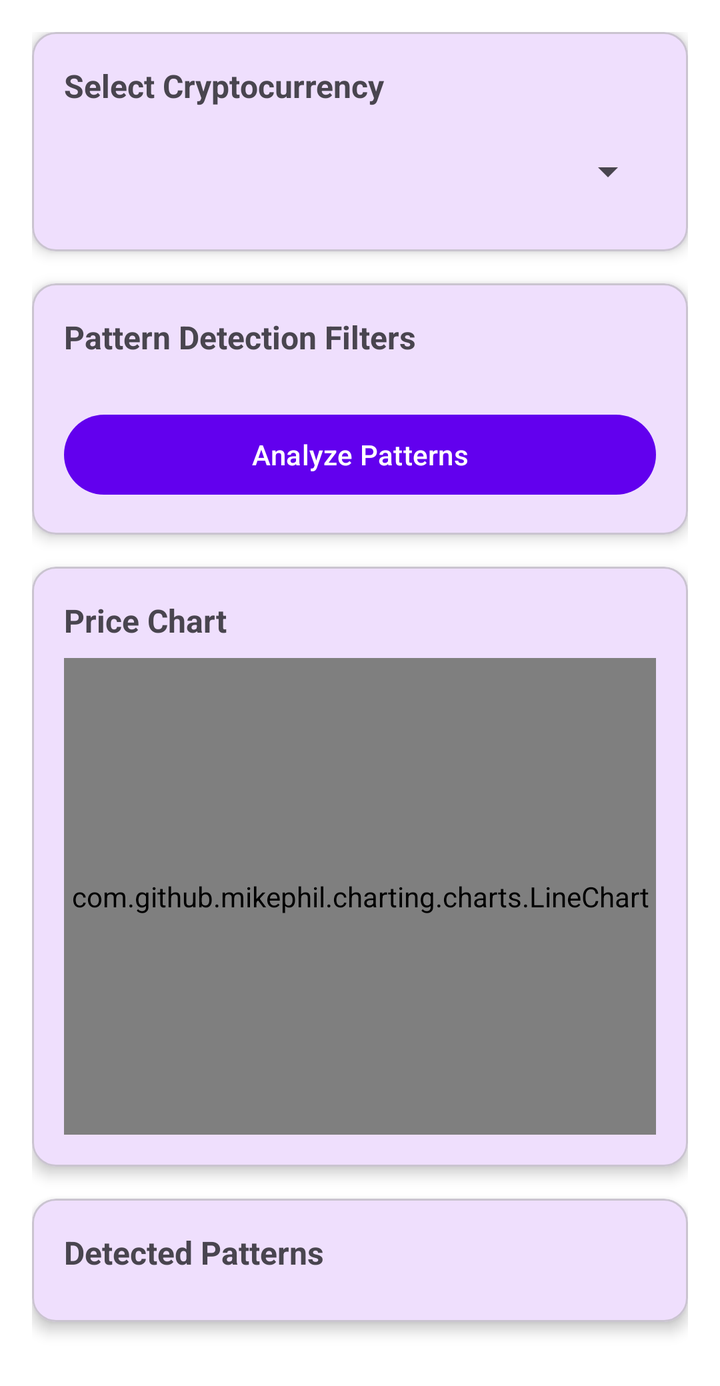
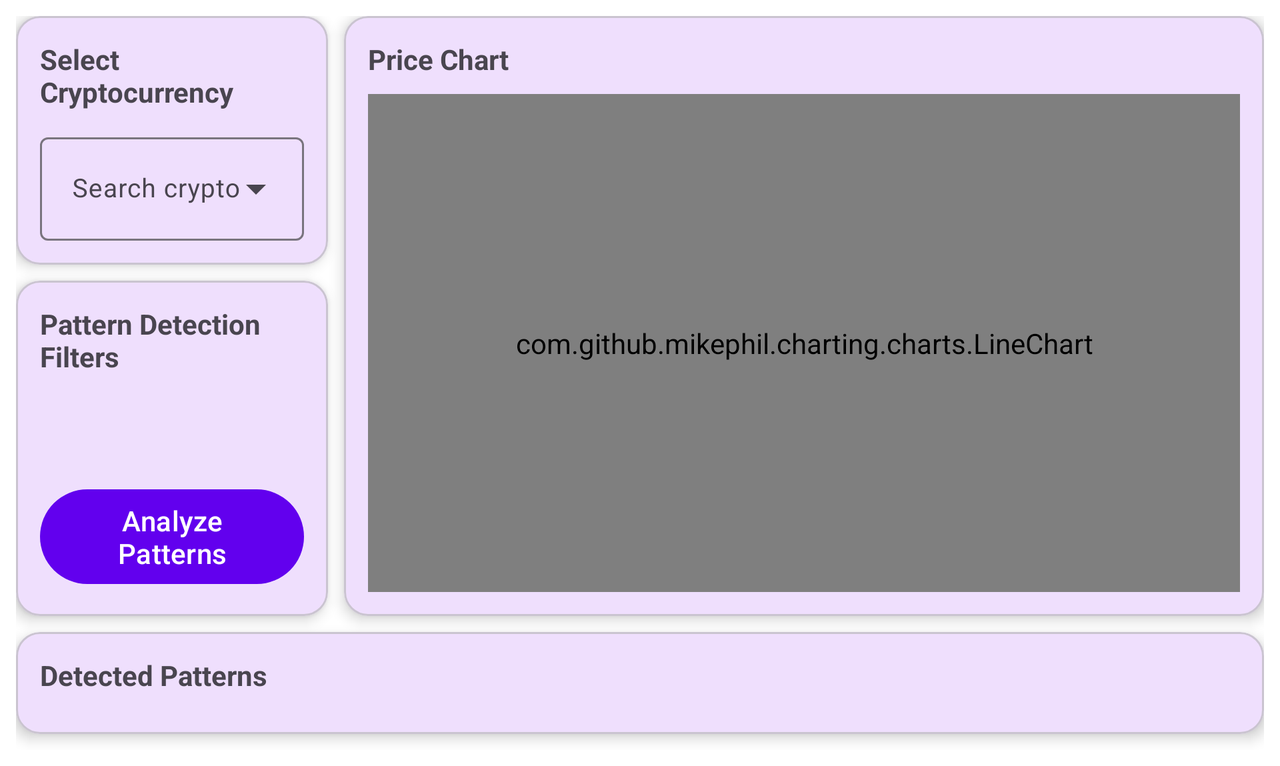

First picture: res/layout/ on a phone held upright. Second picture: the repository's own variant of that layout, on a device whose configuration matches the variant's folder. Source for both follows.
<!-- AndroidManifest.xml: application theme Theme.SoothSayer -->
<!-- res/layout/fragment_analysis.xml -->
<?xml version="1.0" encoding="utf-8"?>
<ScrollView xmlns:android="http://schemas.android.com/apk/res/android"
    xmlns:app="http://schemas.android.com/apk/res-auto"
    xmlns:tools="http://schemas.android.com/tools"
    android:layout_width="match_parent"
    android:layout_height="match_parent"
    android:fillViewport="true">

    <androidx.constraintlayout.widget.ConstraintLayout
        android:layout_width="match_parent"
        android:layout_height="wrap_content"
        android:padding="16dp">

        
        <com.google.android.material.card.MaterialCardView
            android:id="@+id/asset_selector_card"
            android:layout_width="0dp"
            android:layout_height="wrap_content"
            app:cardCornerRadius="12dp"
            app:cardElevation="4dp"
            app:layout_constraintEnd_toEndOf="parent"
            app:layout_constraintStart_toStartOf="parent"
            app:layout_constraintTop_toTopOf="parent">

            <LinearLayout
                android:layout_width="match_parent"
                android:layout_height="wrap_content"
                android:orientation="vertical"
                android:padding="16dp">

                <TextView
                    android:layout_width="wrap_content"
                    android:layout_height="wrap_content"
                    android:text="@string/select_crypto_asset"
                    android:textSize="16sp"
                    android:textStyle="bold" />

                <Spinner
                    android:id="@+id/crypto_spinner"
                    android:layout_width="match_parent"
                    android:layout_height="wrap_content"
                    android:layout_marginTop="8dp"
                    android:minHeight="48dp" />

            </LinearLayout>

        </com.google.android.material.card.MaterialCardView>

        
        <com.google.android.material.card.MaterialCardView
            android:id="@+id/filters_card"
            android:layout_width="0dp"
            android:layout_height="wrap_content"
            android:layout_marginTop="16dp"
            app:cardCornerRadius="12dp"
            app:cardElevation="4dp"
            app:layout_constraintEnd_toEndOf="parent"
            app:layout_constraintStart_toStartOf="parent"
            app:layout_constraintTop_toBottomOf="@id/asset_selector_card">

            <LinearLayout
                android:layout_width="match_parent"
                android:layout_height="wrap_content"
                android:orientation="vertical"
                android:padding="16dp">

                <TextView
                    android:layout_width="wrap_content"
                    android:layout_height="wrap_content"
                    android:text="@string/pattern_filters"
                    android:textSize="16sp"
                    android:textStyle="bold" />

                
                <LinearLayout
                    android:id="@+id/filters_container"
                    android:layout_width="match_parent"
                    android:layout_height="wrap_content"
                    android:layout_marginTop="8dp"
                    android:orientation="vertical" />

                <Button
                    android:id="@+id/analyze_button"
                    android:layout_width="match_parent"
                    android:layout_height="wrap_content"
                    android:layout_marginTop="16dp"
                    android:text="@string/analyze_patterns" />

            </LinearLayout>

        </com.google.android.material.card.MaterialCardView>

        
        <com.google.android.material.card.MaterialCardView
            android:id="@+id/chart_card"
            android:layout_width="0dp"
            android:layout_height="300dp"
            android:layout_marginTop="16dp"
            app:cardCornerRadius="12dp"
            app:cardElevation="4dp"
            app:layout_constraintEnd_toEndOf="parent"
            app:layout_constraintStart_toStartOf="parent"
            app:layout_constraintTop_toBottomOf="@id/filters_card">

            <LinearLayout
                android:layout_width="match_parent"
                android:layout_height="match_parent"
                android:orientation="vertical"
                android:padding="16dp">

                <TextView
                    android:layout_width="wrap_content"
                    android:layout_height="wrap_content"
                    android:text="@string/price_chart"
                    android:textSize="16sp"
                    android:textStyle="bold" />

                <com.github.mikephil.charting.charts.LineChart
                    android:id="@+id/price_chart"
                    android:layout_width="match_parent"
                    android:layout_height="0dp"
                    android:layout_marginTop="8dp"
                    android:layout_weight="1" />

            </LinearLayout>

        </com.google.android.material.card.MaterialCardView>

        
        <com.google.android.material.card.MaterialCardView
            android:id="@+id/results_card"
            android:layout_width="0dp"
            android:layout_height="wrap_content"
            android:layout_marginTop="16dp"
            android:layout_marginBottom="16dp"
            app:cardCornerRadius="12dp"
            app:cardElevation="4dp"
            app:layout_constraintBottom_toBottomOf="parent"
            app:layout_constraintEnd_toEndOf="parent"
            app:layout_constraintStart_toStartOf="parent"
            app:layout_constraintTop_toBottomOf="@id/chart_card">

            <LinearLayout
                android:layout_width="match_parent"
                android:layout_height="wrap_content"
                android:orientation="vertical"
                android:padding="16dp">

                <TextView
                    android:layout_width="wrap_content"
                    android:layout_height="wrap_content"
                    android:text="@string/detected_patterns"
                    android:textSize="16sp"
                    android:textStyle="bold" />

                <androidx.recyclerview.widget.RecyclerView
                    android:id="@+id/patterns_recycler_view"
                    android:layout_width="match_parent"
                    android:layout_height="wrap_content"
                    android:layout_marginTop="8dp"
                    tools:listitem="@layout/item_pattern" />

            </LinearLayout>

        </com.google.android.material.card.MaterialCardView>

    </androidx.constraintlayout.widget.ConstraintLayout>

</ScrollView>
<!-- res/layout/item_pattern.xml (included above) -->
<?xml version="1.0" encoding="utf-8"?>
<com.google.android.material.card.MaterialCardView xmlns:android="http://schemas.android.com/apk/res/android"
    xmlns:app="http://schemas.android.com/apk/res-auto"
    xmlns:tools="http://schemas.android.com/tools"
    android:layout_width="match_parent"
    android:layout_height="wrap_content"
    android:layout_margin="8dp"
    app:cardCornerRadius="8dp"
    app:cardElevation="2dp">

    <androidx.constraintlayout.widget.ConstraintLayout
        android:layout_width="match_parent"
        android:layout_height="wrap_content"
        android:padding="16dp">

        <TextView
            android:id="@+id/pattern_type"
            android:layout_width="0dp"
            android:layout_height="wrap_content"
            android:textSize="16sp"
            android:textStyle="bold"
            app:layout_constraintEnd_toStartOf="@id/confidence_badge"
            app:layout_constraintStart_toStartOf="parent"
            app:layout_constraintTop_toTopOf="parent"
            tools:text="Daily Pattern" />

        <TextView
            android:id="@+id/confidence_badge"
            android:layout_width="wrap_content"
            android:layout_height="wrap_content"
            android:background="@drawable/badge_background"
            android:paddingHorizontal="12dp"
            android:paddingVertical="4dp"
            android:textColor="@color/white"
            android:textSize="12sp"
            app:layout_constraintEnd_toEndOf="parent"
            app:layout_constraintTop_toTopOf="parent"
            tools:text="85%" />

        <TextView
            android:id="@+id/pattern_description"
            android:layout_width="0dp"
            android:layout_height="wrap_content"
            android:layout_marginTop="8dp"
            android:textSize="14sp"
            app:layout_constraintEnd_toEndOf="parent"
            app:layout_constraintStart_toStartOf="parent"
            app:layout_constraintTop_toBottomOf="@id/pattern_type"
            tools:text="Price tends to spike on Mondays" />

        <LinearLayout
            android:layout_width="0dp"
            android:layout_height="wrap_content"
            android:layout_marginTop="12dp"
            android:orientation="horizontal"
            app:layout_constraintEnd_toEndOf="parent"
            app:layout_constraintStart_toStartOf="parent"
            app:layout_constraintTop_toBottomOf="@id/pattern_description">

            <LinearLayout
                android:layout_width="0dp"
                android:layout_height="wrap_content"
                android:layout_weight="1"
                android:orientation="vertical">

                <TextView
                    android:layout_width="wrap_content"
                    android:layout_height="wrap_content"
                    android:text="@string/frequency"
                    android:textColor="@color/text_secondary"
                    android:textSize="12sp" />

                <TextView
                    android:id="@+id/frequency_value"
                    android:layout_width="wrap_content"
                    android:layout_height="wrap_content"
                    android:textSize="14sp"
                    android:textStyle="bold"
                    tools:text="12 times" />

            </LinearLayout>

            <LinearLayout
                android:layout_width="0dp"
                android:layout_height="wrap_content"
                android:layout_weight="1"
                android:orientation="vertical">

                <TextView
                    android:layout_width="wrap_content"
                    android:layout_height="wrap_content"
                    android:text="@string/last_occurrence"
                    android:textColor="@color/text_secondary"
                    android:textSize="12sp" />

                <TextView
                    android:id="@+id/last_occurrence_value"
                    android:layout_width="wrap_content"
                    android:layout_height="wrap_content"
                    android:textSize="14sp"
                    android:textStyle="bold"
                    tools:text="2 days ago" />

            </LinearLayout>

            <LinearLayout
                android:layout_width="0dp"
                android:layout_height="wrap_content"
                android:layout_weight="1"
                android:orientation="vertical">

                <TextView
                    android:layout_width="wrap_content"
                    android:layout_height="wrap_content"
                    android:text="@string/next_predicted"
                    android:textColor="@color/text_secondary"
                    android:textSize="12sp" />

                <TextView
                    android:id="@+id/next_occurrence_value"
                    android:layout_width="wrap_content"
                    android:layout_height="wrap_content"
                    android:textSize="14sp"
                    android:textStyle="bold"
                    tools:text="In 5 days" />

            </LinearLayout>

        </LinearLayout>

    </androidx.constraintlayout.widget.ConstraintLayout>

</com.google.android.material.card.MaterialCardView>
<!-- resources referenced by this layout -->
<resources>
  <color name="text_secondary">#757575</color>
  <color name="white">#FFFFFF</color>
  <!-- drawable badge_background (drawable) -->
  <?xml version="1.0" encoding="utf-8"?>
  <shape xmlns:android="http://schemas.android.com/apk/res/android">
      <solid android:color="@color/confidence_high" />
      <corners android:radius="12dp" />
  </shape>
  <string name="analyze_patterns">Analyze Patterns</string>
  <string name="detected_patterns">Detected Patterns</string>
  <string name="frequency">Frequency</string>
  <string name="last_occurrence">Last Seen</string>
  <string name="next_predicted">Predicted Next</string>
  <string name="pattern_filters">Pattern Detection Filters</string>
  <string name="price_chart">Price Chart</string>
  <string name="select_crypto_asset">Select Cryptocurrency</string>
  <style name="Theme.SoothSayer" parent="Base.Theme.SoothSayer" />
  <color name="confidence_high">#4CAF50</color>
  <style name="Base.Theme.SoothSayer" parent="Theme.Material3.DayNight.NoActionBar">
          <item name="colorPrimary">@color/primary</item>
          <item name="colorPrimaryDark">@color/primary_dark</item>
          <item name="colorAccent">@color/accent</item>
          <item name="android:statusBarColor">@color/primary_dark</item>
          <item name="android:windowBackground">@color/background</item>
      </style>
  <color name="primary">#6200EE</color>
  <color name="primary_dark">#3700B3</color>
  <color name="accent">#03DAC5</color>
  <color name="background">#FFFFFF</color>
</resources>
<!-- res/layout-land/fragment_analysis.xml (the repository's variant of the layout above) -->
<!-- drawn on the phone turned sideways -->
<?xml version="1.0" encoding="utf-8"?>
<ScrollView xmlns:android="http://schemas.android.com/apk/res/android"
    xmlns:app="http://schemas.android.com/apk/res-auto"
    xmlns:tools="http://schemas.android.com/tools"
    android:layout_width="match_parent"
    android:layout_height="match_parent"
    android:fillViewport="true">

    <androidx.constraintlayout.widget.ConstraintLayout
        android:layout_width="match_parent"
        android:layout_height="wrap_content"
        android:padding="8dp">

        
        <com.google.android.material.card.MaterialCardView
            android:id="@+id/asset_selector_card"
            android:layout_width="0dp"
            android:layout_height="wrap_content"
            app:cardCornerRadius="12dp"
            app:cardElevation="4dp"
            app:layout_constraintEnd_toStartOf="@id/chart_card"
            app:layout_constraintStart_toStartOf="parent"
            app:layout_constraintTop_toTopOf="parent"
            app:layout_constraintWidth_percent="0.25">

            <LinearLayout
                android:layout_width="match_parent"
                android:layout_height="wrap_content"
                android:orientation="vertical"
                android:padding="12dp">

                <TextView
                    android:layout_width="wrap_content"
                    android:layout_height="wrap_content"
                    android:text="@string/select_crypto_asset"
                    android:textSize="14sp"
                    android:textStyle="bold" />

                <com.google.android.material.textfield.TextInputLayout
                    android:id="@+id/crypto_input_layout"
                    style="@style/Widget.Material3.TextInputLayout.OutlinedBox.ExposedDropdownMenu"
                    android:layout_width="match_parent"
                    android:layout_height="wrap_content"
                    android:layout_marginTop="8dp"
                    android:hint="Search crypto">

                    <AutoCompleteTextView
                        android:id="@+id/crypto_autocomplete"
                        android:layout_width="match_parent"
                        android:layout_height="wrap_content"
                        android:inputType="none"
                        android:minHeight="40dp"
                        android:textSize="13sp" />

                </com.google.android.material.textfield.TextInputLayout>

            </LinearLayout>

        </com.google.android.material.card.MaterialCardView>

        
        <com.google.android.material.card.MaterialCardView
            android:id="@+id/filters_card"
            android:layout_width="0dp"
            android:layout_height="0dp"
            android:layout_marginTop="8dp"
            app:cardCornerRadius="12dp"
            app:cardElevation="4dp"
            app:layout_constraintEnd_toEndOf="@id/asset_selector_card"
            app:layout_constraintStart_toStartOf="parent"
            app:layout_constraintTop_toBottomOf="@id/asset_selector_card"
            app:layout_constraintBottom_toBottomOf="@id/chart_card">

            <LinearLayout
                android:layout_width="match_parent"
                android:layout_height="match_parent"
                android:orientation="vertical"
                android:padding="12dp">

                <TextView
                    android:layout_width="wrap_content"
                    android:layout_height="wrap_content"
                    android:text="@string/pattern_filters"
                    android:textSize="14sp"
                    android:textStyle="bold" />

                <LinearLayout
                    android:id="@+id/filters_container"
                    android:layout_width="match_parent"
                    android:layout_height="0dp"
                    android:layout_weight="1"
                    android:layout_marginTop="8dp"
                    android:orientation="vertical" />

                <Button
                    android:id="@+id/analyze_button"
                    android:layout_width="match_parent"
                    android:layout_height="wrap_content"
                    android:layout_marginTop="8dp"
                    android:text="@string/analyze_patterns" />

            </LinearLayout>

        </com.google.android.material.card.MaterialCardView>

        
        <com.google.android.material.card.MaterialCardView
            android:id="@+id/chart_card"
            android:layout_width="0dp"
            android:layout_height="300dp"
            android:layout_marginStart="8dp"
            app:cardCornerRadius="12dp"
            app:cardElevation="4dp"
            app:layout_constraintEnd_toEndOf="parent"
            app:layout_constraintStart_toEndOf="@id/asset_selector_card"
            app:layout_constraintTop_toTopOf="parent">

            <LinearLayout
                android:layout_width="match_parent"
                android:layout_height="match_parent"
                android:orientation="vertical"
                android:padding="12dp">

                <TextView
                    android:layout_width="wrap_content"
                    android:layout_height="wrap_content"
                    android:text="@string/price_chart"
                    android:textSize="14sp"
                    android:textStyle="bold" />

                <com.github.mikephil.charting.charts.LineChart
                    android:id="@+id/price_chart"
                    android:layout_width="match_parent"
                    android:layout_height="0dp"
                    android:layout_marginTop="8dp"
                    android:layout_weight="1" />

            </LinearLayout>

        </com.google.android.material.card.MaterialCardView>

        
        <com.google.android.material.card.MaterialCardView
            android:id="@+id/results_card"
            android:layout_width="0dp"
            android:layout_height="wrap_content"
            android:layout_marginTop="8dp"
            android:layout_marginBottom="8dp"
            app:cardCornerRadius="12dp"
            app:cardElevation="4dp"
            app:layout_constraintBottom_toBottomOf="parent"
            app:layout_constraintEnd_toEndOf="parent"
            app:layout_constraintStart_toStartOf="parent"
            app:layout_constraintTop_toBottomOf="@id/chart_card">

            <LinearLayout
                android:layout_width="match_parent"
                android:layout_height="wrap_content"
                android:orientation="vertical"
                android:padding="12dp">

                <TextView
                    android:layout_width="wrap_content"
                    android:layout_height="wrap_content"
                    android:text="@string/detected_patterns"
                    android:textSize="14sp"
                    android:textStyle="bold" />

                <androidx.recyclerview.widget.RecyclerView
                    android:id="@+id/patterns_recycler_view"
                    android:layout_width="match_parent"
                    android:layout_height="wrap_content"
                    android:layout_marginTop="8dp"
                    tools:listitem="@layout/item_pattern" />

            </LinearLayout>

        </com.google.android.material.card.MaterialCardView>

    </androidx.constraintlayout.widget.ConstraintLayout>

</ScrollView>
